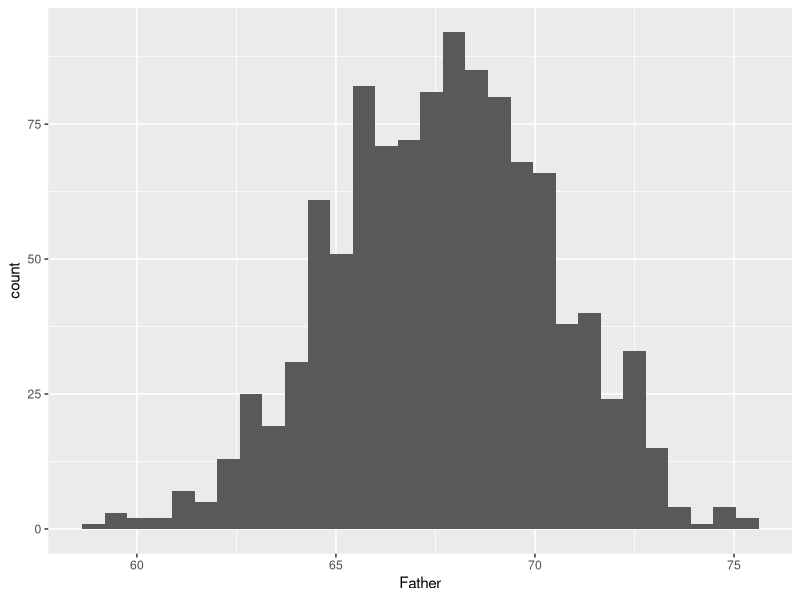
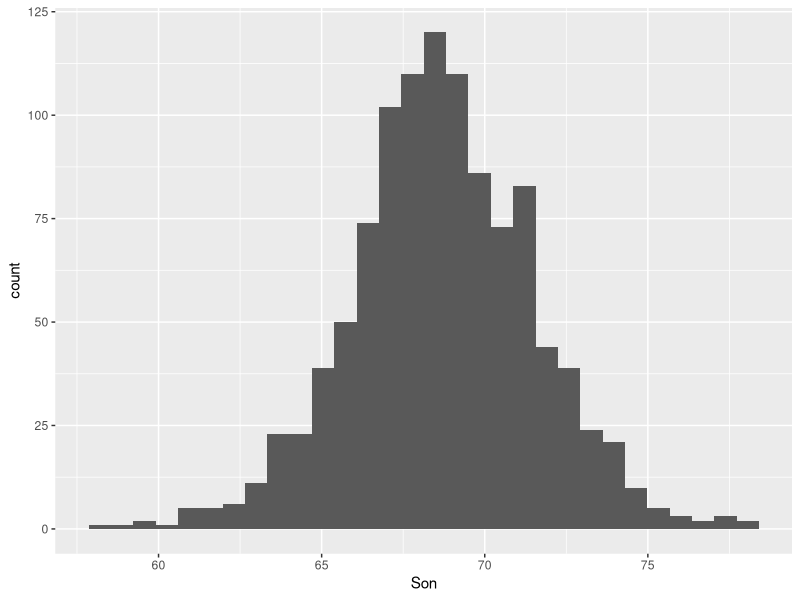
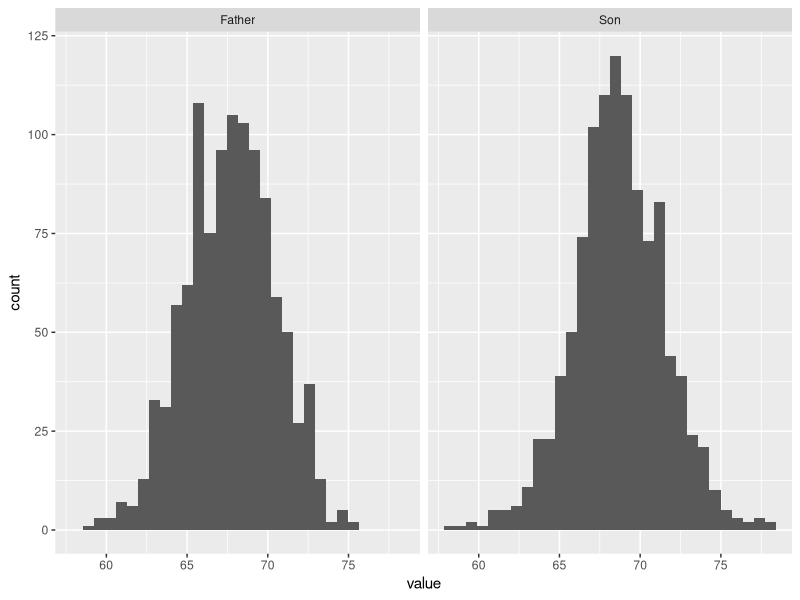
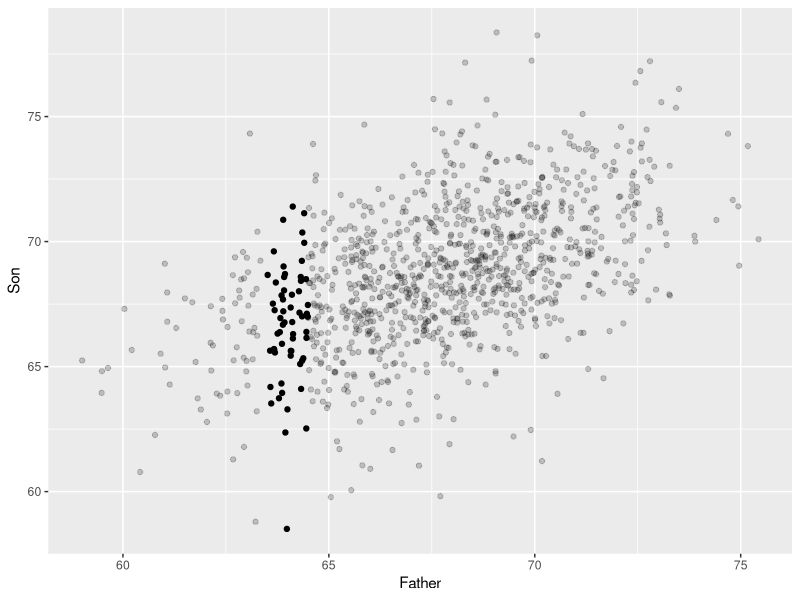
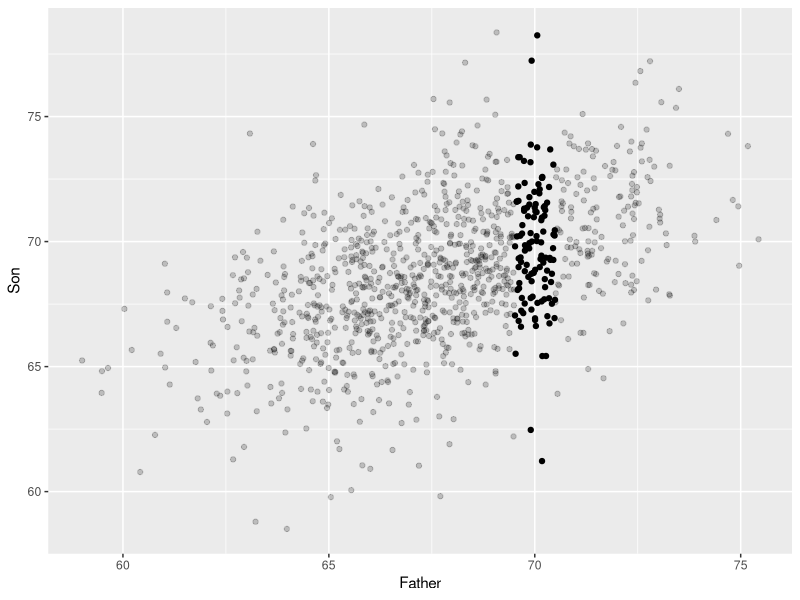
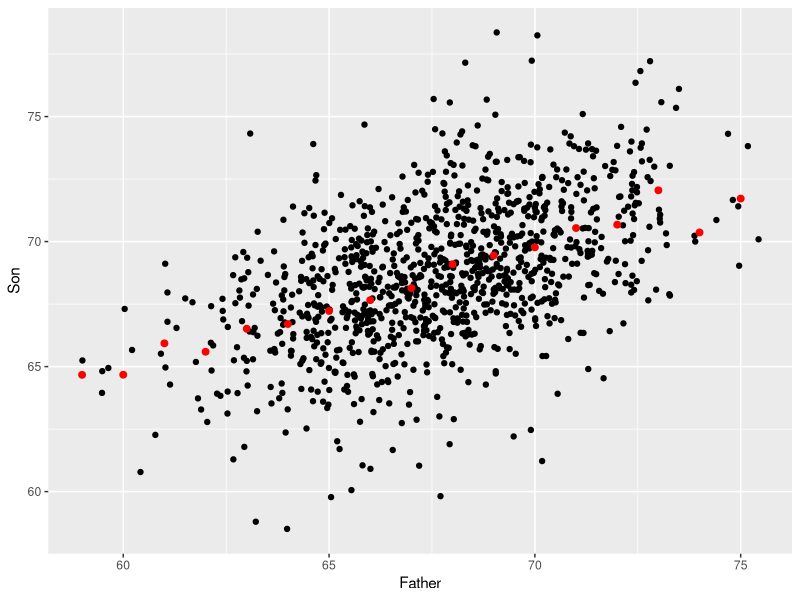
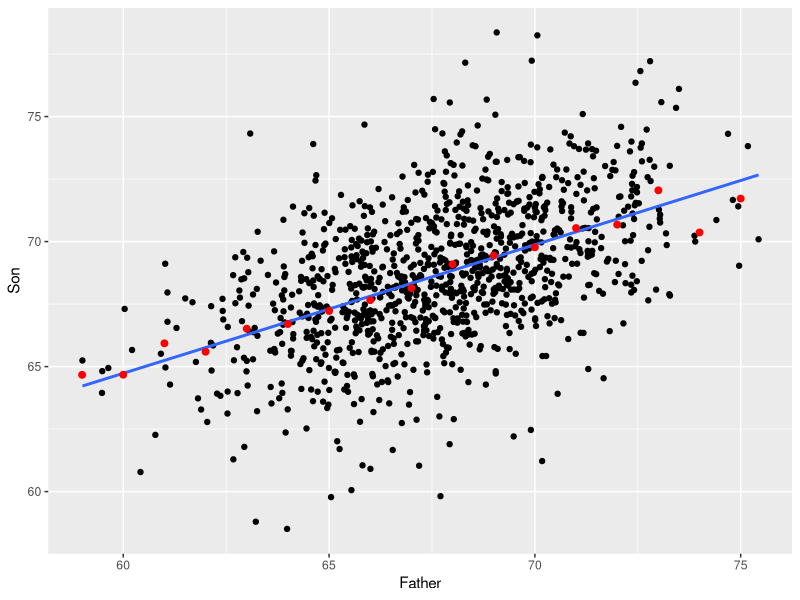

Source code (R) for these figures, in order:
library(tidyverse)

# load the data -----
heights <- read_csv("heights.csv")

# get the column names:
names( heights )
# look at the Father variable:
heights$Father

# histogram of Father heights -----
ggplot( heights, aes(Father)) + geom_histogram()
# average, SD of Father heights
mean( heights$Father )
sd( heights$Father )

# histogram of Son heights -----
ggplot( heights, aes(Son)) + geom_histogram()
# average, SD of Son heights
mean( heights$Son )
sd( heights$Son )

# better histograms of height data -----
ggplot( data = gather(heights), aes( value) ) + 
  geom_histogram() +
  facet_wrap( ~ key )

# means, SDs via gathering and grouping -----
gather( heights) %>% 
  group_by( key ) %>% 
  summarize( Average = mean(value),
             SD = sd(value))

# add a grouping variable for later use -----
heights <- heights %>% 
  mutate( Group = round(Father)) 

# get summary statistics by Group -----
( son.means <- heights %>% 
  group_by( Group ) %>% 
  summarize( N = n(),
             Mean = mean(Son),
             SD = sd(Son)))

ggplot() +
  geom_point(data = heights %>% filter(Group != 64),
             aes(Father, Son),
             alpha = 0.2) +
  geom_point(data = heights %>% filter(Group == 64), aes(Father, Son))

ggplot() +
  geom_point(data = heights %>% filter(Group != 70),
             aes(Father, Son),
             alpha = 0.2) +
  geom_point(data = heights %>% filter(Group == 70), aes(Father, Son))

heights.plot <- ggplot( heights, aes( Father,Son )) + 
  geom_point()

heights.plot +
  geom_point(data = son.means,
             aes(x = Group, y = Mean),
             color = "red",
             size = 2)

heights.plot +
  geom_smooth( method="lm", level=0) +
  geom_point(data = son.means,
             aes(x = Group, y = Mean),
             color = "red",
             size = 2) 

# compute successive differences to estimate slope:
diff( son.means$Mean )
# estimate slope via average of most of the differences 
mean( diff( son.means$Mean)[ 4:13 ] )
